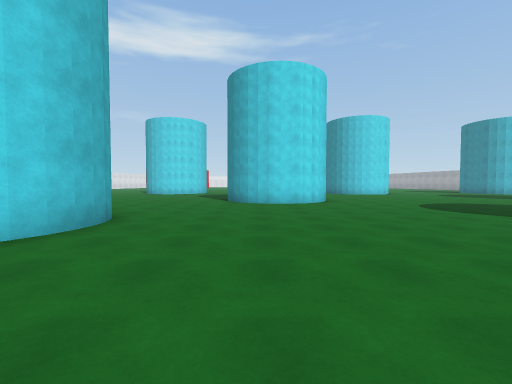
[1] (above)

24 first-person views from a walk through a 3-D level made in the Unity game engine. The camera is 1.4 m above the floor, tilts 2° down and sees 90° across. The floor is counted in squares, 2 m on a side. Each view is taken from the middle of a square. On the plan, view 1 faces up. The plan holds only what a view shows up to about 9 squares ahead; the rest is blank. The place goes on beyond the plan. Surface patterns are stand-ins for the level's own textures.

[2]
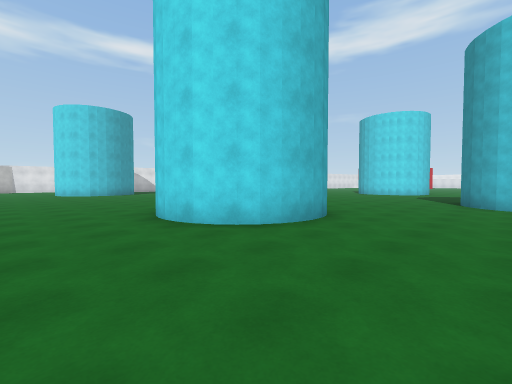

[3]
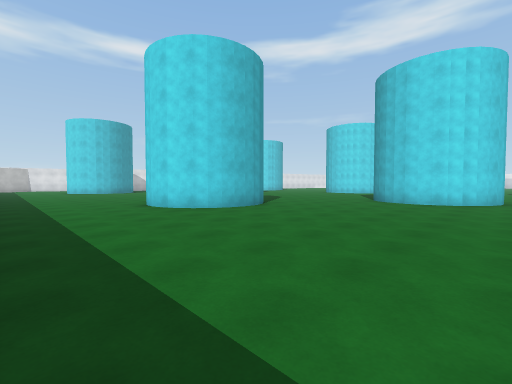

[4]
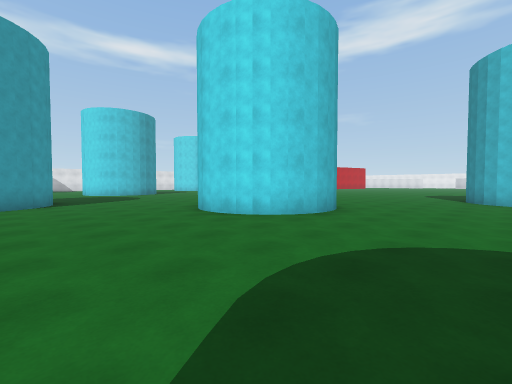

[5]
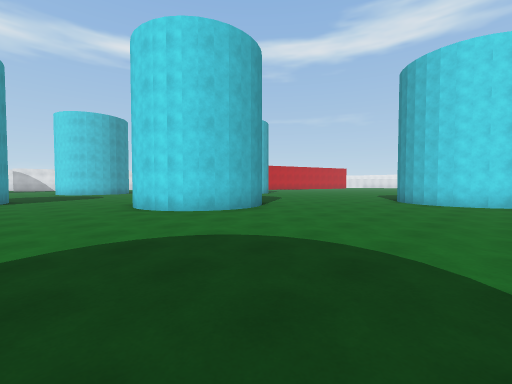

[6]
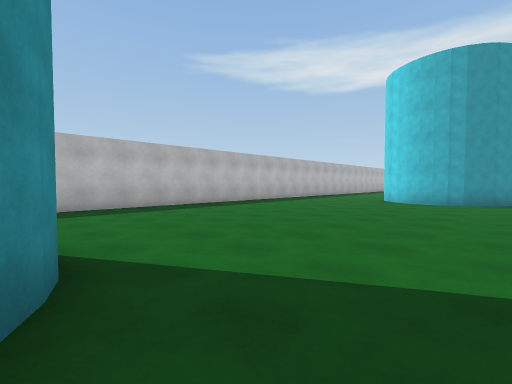

[7]
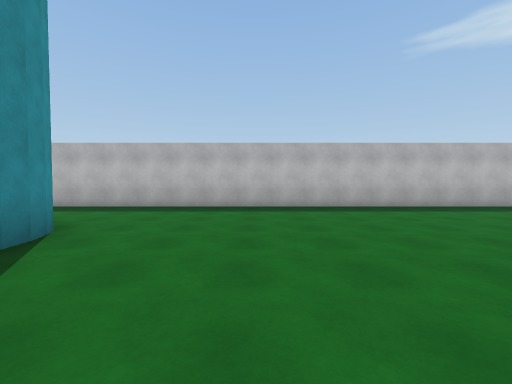

[8]
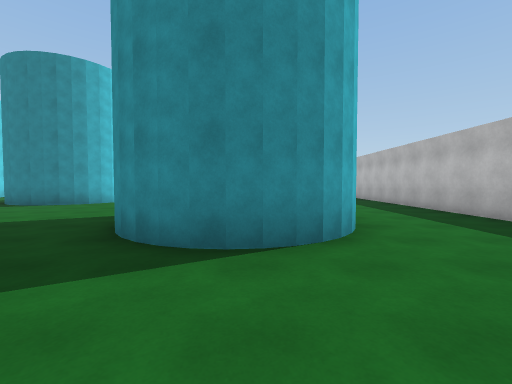

[9]
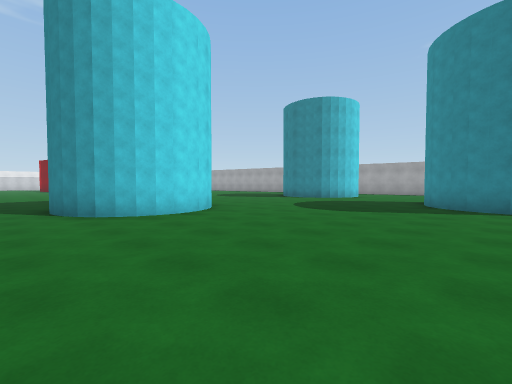

[10]
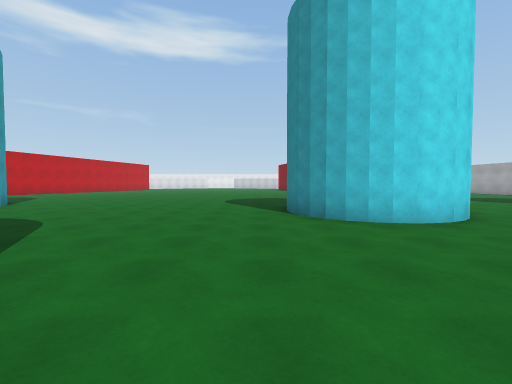

[11]
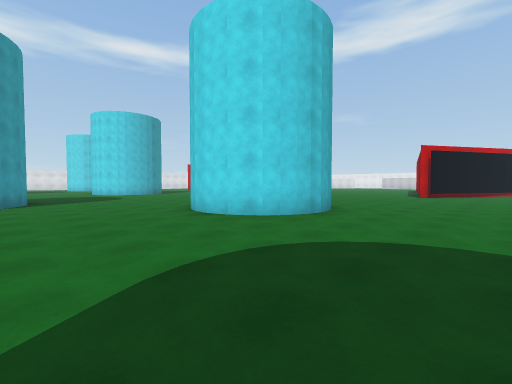

[12]
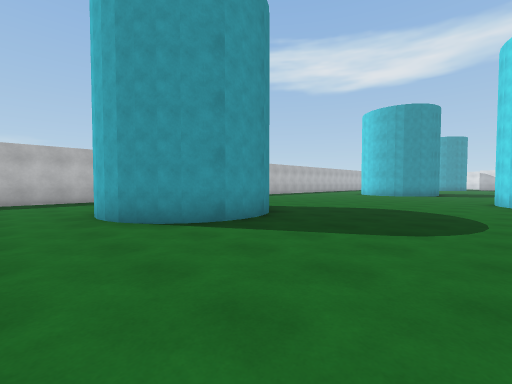

[13]
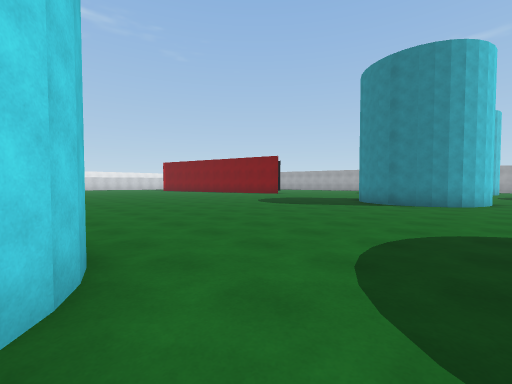

[14]
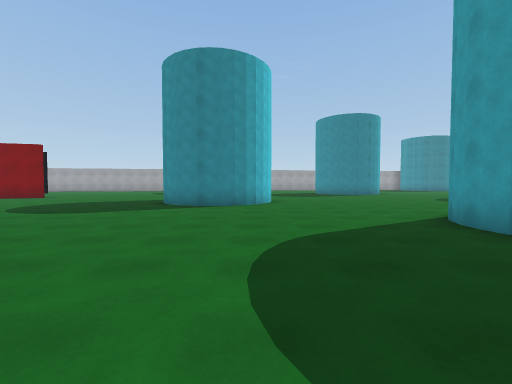

[15]
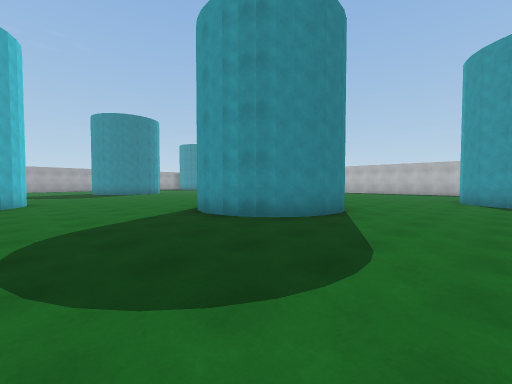

[16]
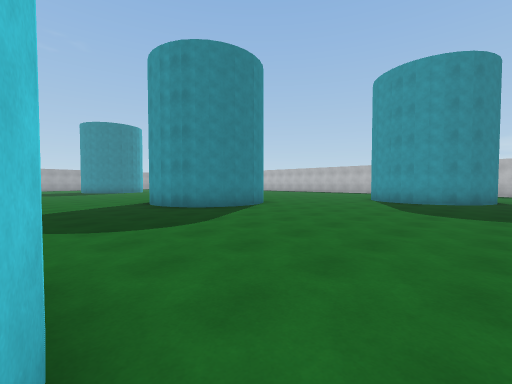

[17]
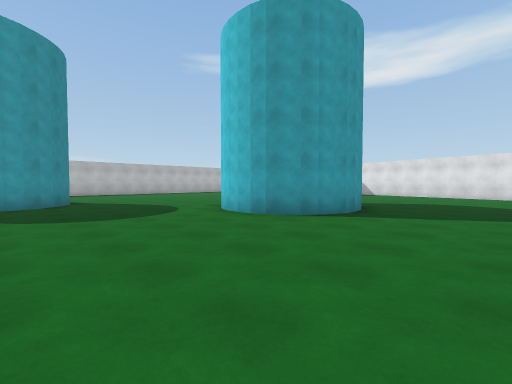

[18]
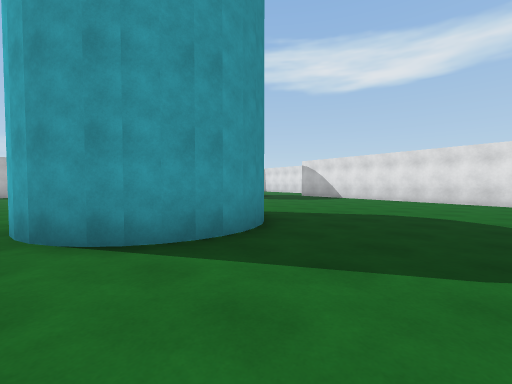

[19]
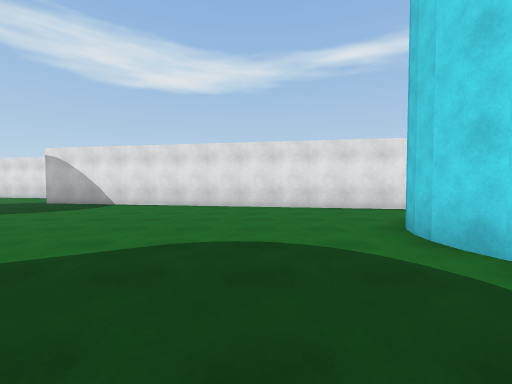

[20]
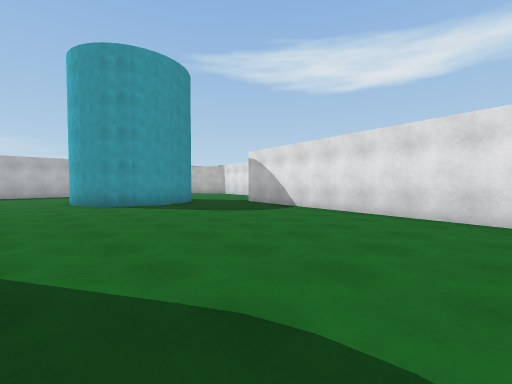

[21]
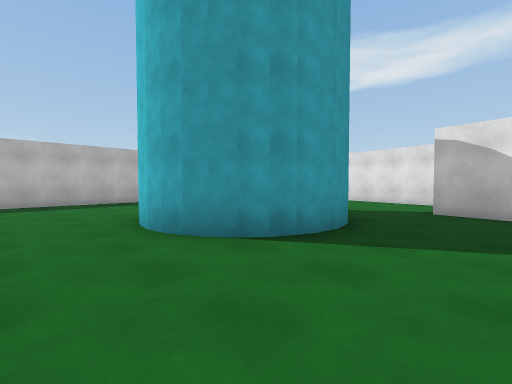

[22]
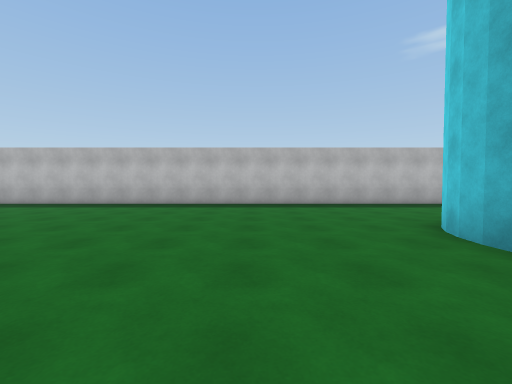

[23]
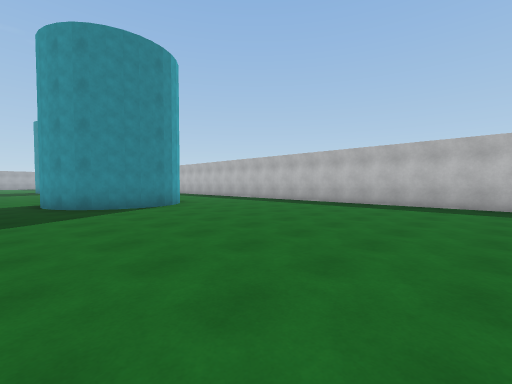

[24]
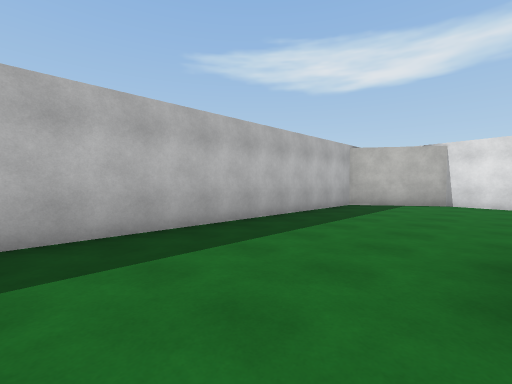

### Floor plan
Key: @ floor where view 1 was taken; # wall or solid block; . floor.
Columns run from 25 left of view 1 to 12 right of it. Each row starts with its distance up from view 1.
 22                       ..........  ....
 21                       .......... .....
 20                      ........... .....
 19                      #.........#  ....
 18       #              #........## #....
 17       #..###        ##........## #....
 16      ##.....      .##..........###....
 15      #................................
 14      #................................
 13      #................................
 12      #.......###.........###..........
 11     ##......   ##.......## #..........
 10     #.......   ##.......## #.........#
  9     #.......   #.........###..........
  8     #.......   .......................
  7     #.................................
  6  #.....##...........##................
  5  #....  ##.........####..........###..
  4   ..     #.........#  #.........## #..
  3          #.........####.........#  #..
  2 ##..............................##  ..
  1 #.....................................
  0 ##.......................@............
 -1  #....................................
 -2  #####################################

Where each view was taken, in squares from view 1:
view 1: 0 up, 0 right, facing up
view 2: 0 up, 0 right, facing up-left
view 3: 1 down, 3 right, facing up-left
view 4: 5 up, 6 right, facing up-left
view 5: 6 up, 8 right, facing up-left
view 6: 6 up, 7 right, facing down-left
view 7: 6 up, 4 right, facing down
view 8: 3 up, 4 right, facing right
view 9: 10 up, 4 right, facing up-right
view 10: 11 up, 4 right, facing up
view 11: 12 up, 12 right, facing up-left
view 12: 9 up, 12 right, facing down-left
view 13: 15 up, 4 left, facing up-right
view 14: 16 up, 3 left, facing right
view 15: 16 up, 4 left, facing down-right
view 16: 16 up, 7 left, facing down-right
view 17: 15 up, 5 left, facing down-left
view 18: 15 up, 9 left, facing down-left
view 19: 14 up, 12 left, facing left
view 20: 14 up, 14 left, facing down-left
view 21: 8 up, 14 left, facing down-left
view 22: 7 up, 13 left, facing down
view 23: 7 up, 14 left, facing down-right
view 24: 2 up, 15 left, facing down-left
